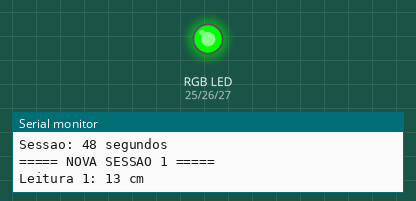
A sketch run on a simulated ESP32. Parts: an RGB LED mixed from three pins (HIGH = lit), the last lines printed to the serial monitor. Random numbers use the default seed unless the sketch sets one.

Above: at 0.1 s.
At 104.1 s:
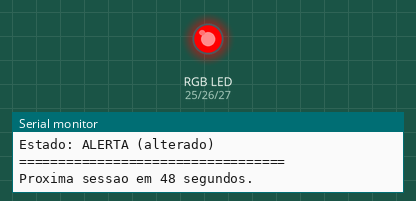
Timing chart, 0 to 105.6 s (numbered marks = the images above):
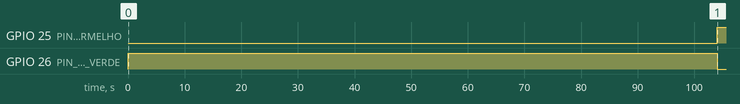

The sketch:

firmware_v2.ino
```cpp
/*
  ============================================================
  PROJETO MOTIVA - Firmware 2.0
  ============================================================
  ESP32

  Funcionamento:
  - Realiza 5 leituras por sessão
  - Intervalo de 2 segundos entre leituras
  - Calcula média e mediana
  - Ordena uma cópia das leituras
  - Utiliza histerese para definir o estado
  - NORMAL  -> LED verde
  - ALERTA  -> LED vermelho
  - Nova sessão a cada 48 segundos
  ============================================================
*/

// ============================================================
// CONFIGURAÇÕES GERAIS
// ============================================================

const int NUM_LEITURAS = 5;

const unsigned long INTERVALO_LEITURA = 2000UL;   // 2 segundos
const unsigned long INTERVALO_SESSAO  = 48000UL;  // 48 segundos


// ============================================================
// VALORES SIMULADOS
// ============================================================

const int VALOR_MIN = 10;
const int VALOR_MAX = 20;


// ============================================================
// LIMITES DA HISTERese
// ============================================================

const float LIMITE_ALERTA = 16.0;
const float LIMITE_NORMAL = 14.0;

// Entre 14 e 16:
// mantém o estado anterior


// ============================================================
// PINOS DO LED RGB
// ============================================================

const int PIN_LED_VERMELHO = 25;
const int PIN_LED_VERDE    = 26;
const int PIN_LED_AZUL     = 27;


// ============================================================
// ESTADOS
// ============================================================

enum Estado {
  NORMAL,
  ALERTA
};

Estado estadoAtual = NORMAL;


// ============================================================
// VARIÁVEIS DA SESSÃO
// ============================================================

float leituras[NUM_LEITURAS];

int indiceLeituraAtual = 0;

unsigned long tInicioSessao = 0;
unsigned long tUltimaLeitura = 0;

bool sessaoEmColeta = true;

int numeroSessao = 0;


// ============================================================
// SETUP
// ============================================================

void setup() {

  Serial.begin(115200);

  // Configuração dos pinos do RGB
  pinMode(PIN_LED_VERMELHO, OUTPUT);
  pinMode(PIN_LED_VERDE, OUTPUT);
  pinMode(PIN_LED_AZUL, OUTPUT);

  // Inicializa o gerador de números aleatórios
  randomSeed(micros());

  // ========================================================
  // IDENTIFICAÇÃO DA VERSÃO
  // ========================================================

  Serial.println();
  Serial.println("========================================");
  Serial.println("        PROJETO MOTIVA");
  Serial.println("        FIRMWARE 2.0");
  Serial.println("========================================");

  Serial.println("Firmware 2.0 iniciado.");

  // Estado inicial = NORMAL
  estadoAtual = NORMAL;

  atualizarLED();

  Serial.println("Estado inicial: NORMAL");
  Serial.println("LED: VERDE");
  Serial.println("Leituras: 5");
  Serial.println("Intervalo: 2 segundos");
  Serial.println("Sessao: 48 segundos");
  Serial.println();

  // ========================================================
  // INICIA A PRIMEIRA SESSÃO
  // ========================================================

  tInicioSessao = millis();

  // Permite a primeira leitura imediatamente
  tUltimaLeitura = tInicioSessao - INTERVALO_LEITURA;

  indiceLeituraAtual = 0;

  sessaoEmColeta = true;

  numeroSessao++;

  Serial.print("===== NOVA SESSAO ");
  Serial.print(numeroSessao);
  Serial.println(" =====");
}


// ============================================================
// LOOP PRINCIPAL
// ============================================================

void loop() {

  unsigned long agora = millis();


  // ========================================================
  // FASE 1 - COLETA DAS 5 LEITURAS
  // ========================================================

  if (sessaoEmColeta) {

    if (indiceLeituraAtual < NUM_LEITURAS) {

      // Verifica se já passou o intervalo de 2 segundos
      if (agora - tUltimaLeitura >= INTERVALO_LEITURA) {

        tUltimaLeitura = agora;

        realizarLeitura();
      }
    }

    else {

      // As 5 leituras foram coletadas
      processarSessao();

      sessaoEmColeta = false;
    }
  }


  // ========================================================
  // FASE 2 - AGUARDA OS 48 SEGUNDOS
  // ========================================================

  if (!sessaoEmColeta) {

    // Os 48 segundos são contados desde o início
    // da sessão atual
    if (agora - tInicioSessao >= INTERVALO_SESSAO) {

      iniciarNovaSessao(agora);
    }
  }
}


// ============================================================
// REALIZA LEITURA
// ============================================================

void realizarLeitura() {

  // Gera valor aleatório entre 10 e 20
  float valor = random(VALOR_MIN, VALOR_MAX + 1);

  // Armazena a leitura
  leituras[indiceLeituraAtual] = valor;

  // Exibe no Serial Monitor
  Serial.print("Leitura ");
  Serial.print(indiceLeituraAtual + 1);
  Serial.print(": ");
  Serial.print(valor, 0);
  Serial.println(" cm");

  // Avança para próxima leitura
  indiceLeituraAtual++;
}


// ============================================================
// PROCESSA A SESSÃO
// ============================================================

void processarSessao() {

  Serial.println();
  Serial.println("===== PROCESSAMENTO DA SESSAO =====");


  // ========================================================
  // CÓPIA DAS LEITURAS
  // ========================================================

  float ordenado[NUM_LEITURAS];

  for (int i = 0; i < NUM_LEITURAS; i++) {

    ordenado[i] = leituras[i];
  }


  // ========================================================
  // ORDENAÇÃO - BUBBLE SORT
  // ========================================================

  for (int i = 0; i < NUM_LEITURAS - 1; i++) {

    for (int j = 0; j < NUM_LEITURAS - 1 - i; j++) {

      if (ordenado[j] > ordenado[j + 1]) {

        float temp = ordenado[j];

        ordenado[j] = ordenado[j + 1];

        ordenado[j + 1] = temp;
      }
    }
  }


  // ========================================================
  // LEITURAS ORIGINAIS
  // ========================================================

  Serial.print("Leituras originais: ");

  for (int i = 0; i < NUM_LEITURAS; i++) {

    Serial.print(leituras[i], 0);

    if (i < NUM_LEITURAS - 1) {
      Serial.print(" | ");
    }
  }

  Serial.println();


  // ========================================================
  // LEITURAS ORDENADAS
  // ========================================================

  Serial.print("Leituras ordenadas: ");

  for (int i = 0; i < NUM_LEITURAS; i++) {

    Serial.print(ordenado[i], 0);

    if (i < NUM_LEITURAS - 1) {
      Serial.print(" | ");
    }
  }

  Serial.println();


  // ========================================================
  // CALCULA MÉDIA
  // ========================================================

  float soma = 0;

  for (int i = 0; i < NUM_LEITURAS; i++) {

    soma += leituras[i];
  }

  float media = soma / NUM_LEITURAS;


  // ========================================================
  // CALCULA MEDIANA
  // ========================================================

  // Como temos 5 valores, a mediana é o terceiro
  // elemento após a ordenação.
  float mediana = ordenado[2];


  // ========================================================
  // EXIBE MÉDIA
  // ========================================================

  Serial.print("Media da sessao: ");
  Serial.print(media, 1);
  Serial.println(" cm");


  // ========================================================
  // EXIBE MEDIANA
  // ========================================================

  Serial.print("Mediana da sessao: ");
  Serial.print(mediana, 1);
  Serial.println(" cm");


  // ========================================================
  // HISTERese
  // ========================================================

  Estado estadoAnterior = estadoAtual;


  // Mediana >= 16
  // ALERTA
  if (mediana >= LIMITE_ALERTA) {

    estadoAtual = ALERTA;
  }


  // Mediana <= 14
  // NORMAL
  else if (mediana <= LIMITE_NORMAL) {

    estadoAtual = NORMAL;
  }


  // Entre 14 e 16:
  // mantém estado anterior


  // ========================================================
  // EXIBE ESTADO
  // ========================================================

  Serial.print("Estado: ");

  if (estadoAtual == ALERTA) {

    Serial.print("ALERTA");

  } else {

    Serial.print("NORMAL");
  }


  // Verifica se houve alteração
  if (estadoAtual == estadoAnterior) {

    Serial.println(" (mantido)");

  } else {

    Serial.println(" (alterado)");
  }


  // ========================================================
  // ATUALIZA LED
  // ========================================================

  atualizarLED();


  Serial.println("==================================");
  Serial.println("Proxima sessao em 48 segundos.");
  Serial.println();
}


// ============================================================
// INICIA NOVA SESSÃO
// ============================================================

void iniciarNovaSessao(unsigned long agora) {

  // Marca o início da nova sessão
  tInicioSessao = agora;

  // Permite primeira leitura imediatamente
  tUltimaLeitura = agora - INTERVALO_LEITURA;

  // Reinicia índice
  indiceLeituraAtual = 0;

  // Volta para coleta
  sessaoEmColeta = true;

  // Incrementa número da sessão
  numeroSessao++;


  Serial.println();
  Serial.print("===== NOVA SESSAO ");
  Serial.print(numeroSessao);
  Serial.println(" =====");
  Serial.println("Iniciando monitoramento...");
}


// ============================================================
// ATUALIZA LED RGB
// ============================================================
//
// NORMAL -> Verde
// ALERTA -> Vermelho
//
// Azul permanece desligado na FW2.
// ============================================================

void atualizarLED() {

  // Primeiro desliga as três cores
  digitalWrite(PIN_LED_VERMELHO, LOW);
  digitalWrite(PIN_LED_VERDE, LOW);
  digitalWrite(PIN_LED_AZUL, LOW);


  if (estadoAtual == ALERTA) {

    // ALERTA = vermelho
    digitalWrite(PIN_LED_VERMELHO, HIGH);

  } else {

    // NORMAL = verde
    digitalWrite(PIN_LED_VERDE, HIGH);
  }
}
```

Measured:
- by itself, GPIO 25 (PIN_LED_VERMELHO): LOW → HIGH at 104 s
- by itself, GPIO 26 (PIN_LED_VERDE): HIGH → LOW at 104 s
